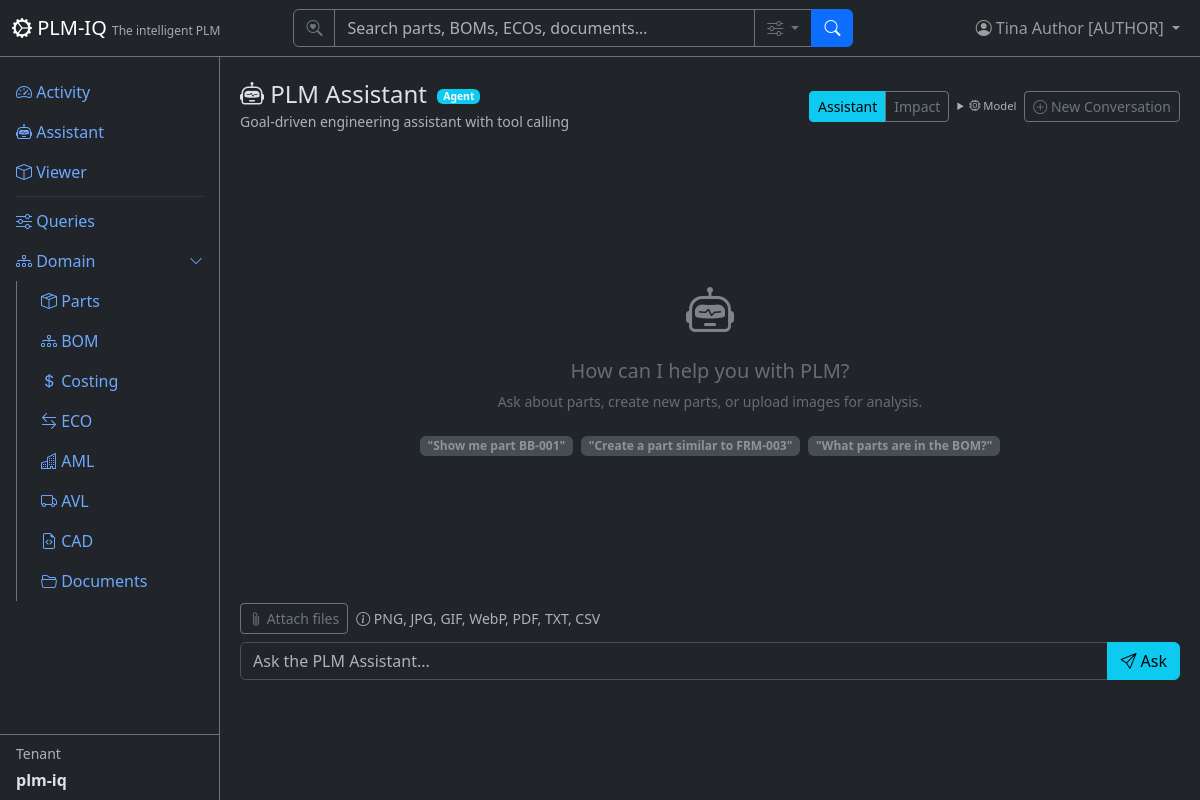
The app's page /assistant (signed in) with its own data.
### app/models/tenant_user.py (models this page shows)
class User(Base):
    __tablename__ = "users"
    user_id = Column("user_id", Integer, primary_key=True, autoincrement=True)
    username = Column("username", String, unique=True, nullable=True)
    full_name = Column("full_name", String, nullable=False)
    email = Column("email", String, unique=True, nullable=False)
    email_verified = Column("email_verified", Boolean, nullable=False, default=False)
    password_hash = Column("password_hash", String, nullable=False, default="")
    tenant_id = Column("tenant_id", Integer, ForeignKey("tenants.tenant_id"), nullable=False, default=1)
    tenant_key = Column("tenant_key", String, nullable=False)
    is_active = Column("is_active", Boolean, default=True)
    created_date = Column("created_date", String)
    role = Column("role", String, nullable=False, default="reader")
    node_id = Column("node_id", Integer, ForeignKey("plmiq_node.node_id"))
    node = relationship("GraphNode", foreign_keys=[node_id])
    tenant = relationship("Tenant", back_populates="users")
    favorites = relationship("Favorite", back_populates="user")

class Tenant(Base):
    __tablename__ = "tenants"
    tenant_id = Column("tenant_id", Integer, primary_key=True, autoincrement=True)
    tenant_name = Column("tenant_name", String, unique=True, nullable=False)
    tenant_key = Column("tenant_key", String, unique=True, nullable=False)
    tenant_secret = Column("tenant_secret", String, nullable=False, default="")
    subdomain = Column("subdomain", String, unique=True, nullable=True)
    description = Column("description", String)
    created_date = Column("created_date", String)
    role = Column("role", String, default="reader")
    is_active = Column("is_active", Boolean, default=True)
    git_username = Column("git_username", String, nullable=True)          # per-tenant Gitea user (owner of its repos)
    git_secret_enc = Column("git_secret_enc", String, nullable=True)      # Fernet-encrypted Gitea password/token
    git_cad_repo = Column("git_cad_repo", String, nullable=True)          # tenant's private CAD repo
    git_docs_repo = Column("git_docs_repo", String, nullable=True)        # tenant's private docs repo
    git_provisioned = Column("git_provisioned", Boolean, default=False)   # idempotent provisioning flag
    node_id = Column("node_id", Integer, ForeignKey("plmiq_node.node_id"))
    node = relationship("GraphNode", foreign_keys=[node_id])
    users = relationship("User", back_populates="tenant")
    parts = relationship("Part", back_populates="tenant")
    favorites = relationship("Favorite", back_populates="tenant")

### app/plmassistant/assistant_router.py (the view)
@router.get("", response_class=HTMLResponse)
def assistant_page(request: Request, db: Session = Depends(get_db)):
    user = require_user(request, db)
    ctx = auth_context(request, db)
    mode = _resolve_mode(request)
    cookie_name = _SESSION_COOKIES[mode]
    session_id, session_data = _get_or_create_session(
        request.cookies.get(cookie_name), mode=mode)
    messages = session_data["messages"]
    is_impact = mode == "impact"
    response = HTMLResponse(content=render(
        "assistant.html",
        messages=messages,
        **ctx,
        assistant_model=ASSISTANT_MODEL,
        mode=mode,
        is_impact=is_impact,
    ))
    response.set_cookie(key=cookie_name, value=session_id, max_age=3600, httponly=True)
    response.set_cookie(key=_MODE_COOKIE, value=mode, max_age=3600, httponly=True)
    return response

### app/plmassistant/templates/assistant.html (shortened to what this page needs)
{% extends "base.html" %}
{% block content %}
<div class="d-flex justify-content-between align-items-center mb-2">
    <div>
        <h4 class="mb-0">
            <i class="bi {{ 'bi-diagram-3' if is_impact else 'bi-robot' }}"></i>
            {{ 'PLM Impact Analysis' if is_impact else 'PLM Assistant' }}
            <span class="badge assistant-badge ms-1 {{ 'bg-warning text-dark' if is_impact else 'bg-info' }}">
                {{ 'Impact (read-only)' if is_impact else 'Agent' }}
            </span>
        </h4>
        <small class="text-muted">{{ 'Relationship & change-impact analysis over the PLM graph - read-only tools only' if is_impact
            else 'Goal-driven engineering assistant with tool calling' }}</small>
    </div>
    <div class="d-flex gap-2 align-items-center">
        <div class="btn-group btn-group-sm" role="group" aria-label="Agent mode">
            <a class="btn {{ 'btn-info' if not is_impact else 'btn-outline-secondary' }}"
               href="/assistant?mode=assistant">Assistant</a>
            <a class="btn {{ 'btn-warning' if is_impact else 'btn-outline-secondary' }}"
               href="/assistant?mode=impact">Impact</a>
        </div>
        <details class="small" style="cursor:pointer">
            <summary class="text-muted" style="font-size:0.7rem;">
                <i class="bi bi-cpu"></i> Model
            </summary>
        </details>
        <form method="POST" action="/assistant/new" style="display:inline">
            <button type="submit" class="btn btn-outline-secondary btn-sm">
                <i class="bi bi-plus-circle"></i> New Conversation
            </button>
        </form>
    </div>
</div>
{% if messages %}
<div class="chat-container" id="chatMessages">
    {% for msg in messages %}
    <div class="chat-message {{ msg.role }}-message">
        <div class="message-role-label">
            {% if msg.role == 'assistant' %}
            <i class="bi bi-robot"></i> Assistant
            {% else %}
            <i class="bi bi-person"></i> You
            {% endif %}
        </div>
        {% if msg.files and msg.files|length > 0 %}
        <div class="attached-files mb-1">
            {% for f in msg.files %}
            <span class="badge bg-secondary file-attachment-badge me-1">
                {% if f.type_hint == 'image' %}
                <i class="bi bi-file-image"></i>
                {% elif f.type_hint == 'pdf' %}
                <i class="bi bi-file-pdf"></i>
                {% elif f.type_hint == 'text' %}
                <i class="bi bi-file-text"></i>
                {% else %}
                <i class="bi bi-file"></i>
                {% endif %}
                {{ f.filename }}
                <small>({{ f.size_display }})</small>
            </span>
            {% endfor %}
        </div>
        {% endif %}
        <div class="message-bubble {{ msg.role }}-bubble">{{ msg.display_text or msg.content }}</div>
    </div>
    {% endfor %}
</div>
{% else %}
<div class="empty-chat">
    <i class="bi {{ 'bi-diagram-3' if is_impact else 'bi-robot' }}"></i>
    {% if is_impact %}
    <h5 class="text-muted">Analyze change impact across the PLM graph.</h5>
    <p class="text-muted small">Ask what a change would affect. This mode is read-only.</p>
    <div class="d-flex gap-2 mt-2">
        <span class="badge bg-secondary">"What is the impact of changing FRM-003?"</span>
        <span class="badge bg-secondary">"What depends on BIKE-001?"</span>
        <span class="badge bg-secondary">"Traverse ECO-001 downstream"</span>
    </div>
    {% else %}
    <h5 class="text-muted">How can I help you with PLM?</h5>
    <p class="text-muted small">Ask about parts, create new parts, or upload images for analysis.</p>
    <div class="d-flex gap-2 mt-2">
        <span class="badge bg-secondary">"Show me part BB-001"</span>
        <span class="badge bg-secondary">"Create a part similar to FRM-003"</span>
        <span class="badge bg-secondary">"What parts are in the BOM?"</span>
    </div>
    {% endif %}
</div>
{% endif %}
<form method="POST" action="/assistant" class="chat-input-form" enctype="multipart/form-data" id="assistantForm">
    <div class="d-flex gap-2 mb-2">
        <label class="btn btn-outline-secondary btn-sm" style="cursor:pointer;white-space:nowrap;">
            <i class="bi bi-paperclip"></i> Attach files
        </label>
        <div class="flex-grow-1 small text-muted align-self-center" id="fileNames">
            <i class="bi bi-info-circle"></i> PNG, JPG, GIF, WebP, PDF, TXT, CSV
        </div>
    </div>
    <div class="input-group">
        <input type="text" name="message" class="form-control" id="assistantMessageInput"
               placeholder="Ask the PLM Assistant..."
               autofocus maxlength="2000">
        <button type="submit" class="btn btn-info" id="assistantSubmitBtn">
            <i class="bi bi-send"></i> Ask
        </button>
    </div>
</form>
{% endblock %}

### app/templates/base.html (shortened to what this page needs)
<!DOCTYPE html>
<html lang="en" data-bs-theme="dark">
<head>
    <link href="https://cdn.jsdelivr.net/npm/bootstrap@5.3.3/dist/css/bootstrap.min.css" rel="stylesheet">
    <link href="https://cdn.jsdelivr.net/npm/bootstrap-icons@1.11.3/font/bootstrap-icons.css" rel="stylesheet">
</head>
<body>
    <nav class="navbar navbar-expand-md navbar-dark bg-dark fixed-top border-bottom border-secondary">
        <div class="container-fluid">
            <a class="navbar-brand" href="/">
                <i class="bi bi-gear-wide-connected"></i> PLM-IQ
                <small class="d-none d-md-inline">The intelligent PLM</small>
            </a>
            <div class="collapse navbar-collapse" id="navMenu">
                {% if current_user %}
                <form class="d-flex mx-auto my-2 my-md-0" role="search" action="/search" method="get" style="width: 100%; max-width: 560px;">
                    <div class="input-group">
                        <span class="input-group-text bg-dark border-secondary text-secondary"><i class="bi bi-search-heart"></i></span>
                        <input type="search" name="q" class="form-control bg-dark text-light border-secondary" placeholder="Search parts, BOMs, ECOs, documents…" aria-label="Search">
                        <button class="btn btn-outline-secondary dropdown-toggle" type="button" data-bs-toggle="dropdown" data-bs-auto-close="outside" title="Search options">
                            <i class="bi bi-sliders"></i>
                        </button>
                        <button class="btn btn-primary" type="submit"><i class="bi bi-search"></i></button>
                    </div>
                </form>
                {% endif %}
                <ul class="navbar-nav ms-auto align-items-center">
                    {% if current_user %}
                    <li class="nav-item dropdown">
                        <a class="nav-link dropdown-toggle position-relative" href="#" role="button" data-bs-toggle="dropdown" aria-label="Profile Menu" title="Profile Menu">
                            <i class="bi bi-person-circle"></i>
                            <span class="d-none d-md-inline">{{ current_user.full_name }} [{{ current_user.role|upper if current_user.role else 'SUPERUSER' }}]</span>
                        </a>
                    </li>
                    {% else %}
                    <li class="nav-item">
                        <a class="nav-link" href="/login"><i class="bi bi-box-arrow-in-right"></i> Sign In</a>
                    </li>
                    {% endif %}
                </ul>
            </div>
        </div>
    </nav>
    <div class="sidebar bg-dark border-end border-secondary pt-3">
        <ul class="nav nav-pills flex-column flex-grow-1 overflow-auto">
            <li class="nav-item">
                <a class="nav-link" href="/"><i class="bi bi-speedometer2"></i> Activity</a>
            </li>
            <li class="nav-item">
                <a class="nav-link" href="/assistant"><i class="bi bi-robot"></i> Assistant</a>
            </li>
            <li class="nav-item">
                <a class="nav-link" href="/apsviewer"><i class="bi bi-box"></i> Viewer</a>
            </li>
            <li class="nav-item">
                <hr class="nav-divider my-1 mx-3 border-secondary">
            </li>
            <li class="nav-item">
                <a class="nav-link" href="/queries"><i class="bi bi-sliders"></i> Queries</a>
            </li>
            <li class="nav-item">
                <a class="nav-link d-flex justify-content-between align-items-center" data-bs-toggle="collapse" href="#domainSubmenu" role="button" aria-expanded="true">
                    <span><i class="bi bi-diagram-3"></i> Domain</span>
                    <i class="bi bi-chevron-down small"></i>
                </a>
                <div class="collapse show" id="domainSubmenu">
                    <ul class="nav nav-pills flex-column ms-3 border-start border-secondary ps-2">
                        <li class="nav-item">
                            <a class="nav-link" href="/parts"><i class="bi bi-box-seam"></i> Parts</a>
                        </li>
                        <li class="nav-item">
                            <a class="nav-link" href="/bom"><i class="bi bi-diagram-3"></i> BOM</a>
                        </li>
                        <li class="nav-item">
                            <a class="nav-link" href="/costing"><i class="bi bi-currency-dollar"></i> Costing</a>
                        </li>
                        <li class="nav-item">
                            <a class="nav-link" href="/eco"><i class="bi bi-arrow-left-right"></i> ECO</a>
                        </li>
                        <li class="nav-item">
                            <a class="nav-link" href="/aml"><i class="bi bi-buildings"></i> AML</a>
                        </li>
                        <li class="nav-item">
                            <a class="nav-link" href="/avl"><i class="bi bi-truck"></i> AVL</a>
                        </li>
                        <li class="nav-item">
                            <a class="nav-link" href="/cad"><i class="bi bi-file-earmark-code"></i> CAD</a>
                        </li>
                        <li class="nav-item">
                            <a class="nav-link" href="/documents"><i class="bi bi-folder2-open"></i> Documents</a>
                        </li>
                    </ul>
                </div>
            </li>
        </ul>
        {% if current_tenant %}
        <div class="px-3 py-2 border-top border-secondary mt-auto">
            <div class="small text-muted mb-1">Tenant</div>
            <div class="fw-bold">{{ current_tenant.tenant_name }}</div>
        </div>
        {% endif %}
    </div>
    <div class="main-content">
        {% block content %}{% endblock %}
    </div>
</body>
</html>

### app/templates/base.html (style rules this page uses)
body { padding-top: 60px; }
.sidebar { position: fixed; top: 56px; bottom: 0; left: 0; width: 220px; overflow-y: auto; display: flex; flex-direction: column; }
.main-content { margin-left: 220px; padding: 20px; }
.navbar-brand small { font-size: 0.75rem; opacity: 0.6; }

### app/plmassistant/templates/assistant.html (style rules this page uses)
.chat-input-form { position: sticky; bottom: 0; background: var(--bs-body-bg); padding-top: 12px; padding-bottom: 4px; }
.empty-chat { display: flex; flex-direction: column; align-items: center; justify-content: center; height: calc(100vh - 350px); opacity: 0.5; text-align: center; }
.empty-chat i { font-size: 3rem; margin-bottom: 12px; }
.assistant-badge { font-size: 0.65rem; vertical-align: middle; padding: 2px 6px; }

### records on screen
User: full_name "Tina Author", role "AUTHOR"
Tenant: tenant_name "plm-iq"

### other values on screen
{{ 'PLM Impact Analysis' if is_impact else 'PLM Assistant' }} "PLM Assistant"
{{ 'Impact (read-only)' if is_impact else 'Agent' }} "Agent"
